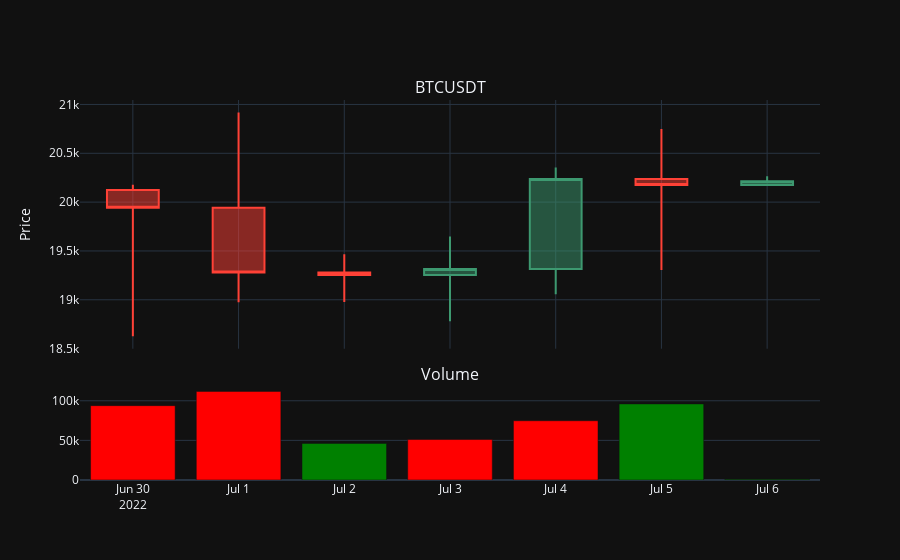

Source (notebook cell):
### Code cell
# Plot 7-Days Candlestick

fig = make_subplots(rows=2, cols=1, shared_xaxes=True, vertical_spacing=0.1, subplot_titles=('BTCUSDT', 'Volume'), row_width=[0.3,0.8])

fig.add_trace(go.Candlestick(x=seven_day.index,
                open=seven_day['open'],
                high=seven_day['high'],
                low=seven_day['low'],
                close=seven_day['close'], name = 'Price', showlegend=False), row=1, col=1)

fig.add_trace(go.Bar(x=seven_day.index, y=seven_day['Volume BTC'], showlegend=False, opacity = 1, marker={'color': df_volume['color']}), row=2, col=1)

fig.update_layout(
    # title = 'JKSE historical price',
    xaxis_tickfont_size = 12,
    yaxis = dict(
        title = 'Price',
        titlefont_size=14,
        tickfont_size=12
    ),
    autosize=True,
)


fig.update(layout_xaxis_rangeslider_visible=False)
fig.update_layout(template='plotly_dark')
fig.show()

### Figure 1 — Plotly figure (JSON) as saved in the notebook; plotly's stock layout.template omitted (floating-point values rounded to 4 significant figures; data arrays with more than 128 entries replaced by an {"elided": "..."} marker saying what was removed)
{"data": [{"close": [19940.0, 19280.0, 19250.0, 19320.0, 20240.0, 20180.0, 20210.0], "high": [20180.0, 20920.0, 19470.0, 19650.0, 20350.0, 20750, 20270.0], "low": [18626, 18975, 18980.0, 18781, 19060.0, 19300.0, 20170.0], "name": "Price", "open": [20123, 19940.0, 19280.0, 19250.0, 19320.0, 20240.0, 20180.0], "showlegend": false, "type": "candlestick", "x": ["2022-06-30T00:00:00", "2022-07-01T00:00:00", "2022-07-02T00:00:00", "2022-07-03T00:00:00", "2022-07-04T00:00:00", "2022-07-05T00:00:00", "2022-07-06T00:00:00"], "xaxis": "x", "yaxis": "y"}, {"marker": {"color": {"elided": "1786 str values"}}, "opacity": 1, "showlegend": false, "type": "bar", "x": ["2022-06-30T00:00:00", "2022-07-01T00:00:00", "2022-07-02T00:00:00", "2022-07-03T00:00:00", "2022-07-04T00:00:00", "2022-07-05T00:00:00", "2022-07-06T00:00:00"], "xaxis": "x2", "y": [93850.0, 111800.0, 46180.0, 51090.0, 74810.0, 96040.0, 809.7], "yaxis": "y2"}], "layout": {"annotations": [{"font": {"size": 16}, "showarrow": false, "text": "BTCUSDT", "x": 0.5, "xanchor": "center", "xref": "paper", "y": 1, "yanchor": "bottom", "yref": "paper"}, {"font": {"size": 16}, "showarrow": false, "text": "Volume", "x": 0.5, "xanchor": "center", "xref": "paper", "y": 0.2455, "yanchor": "bottom", "yref": "paper"}], "autosize": true, "xaxis": {"anchor": "y", "domain": [0, 1], "matches": "x2", "rangeslider": {"visible": false}, "showticklabels": false, "tickfont": {"size": 12}}, "xaxis2": {"anchor": "y2", "domain": [0, 1]}, "yaxis": {"anchor": "x", "domain": [0.3455, 1], "tickfont": {"size": 12}, "title": {"font": {"size": 14}, "text": "Price"}}, "yaxis2": {"anchor": "x2", "domain": [0, 0.2455]}}}
